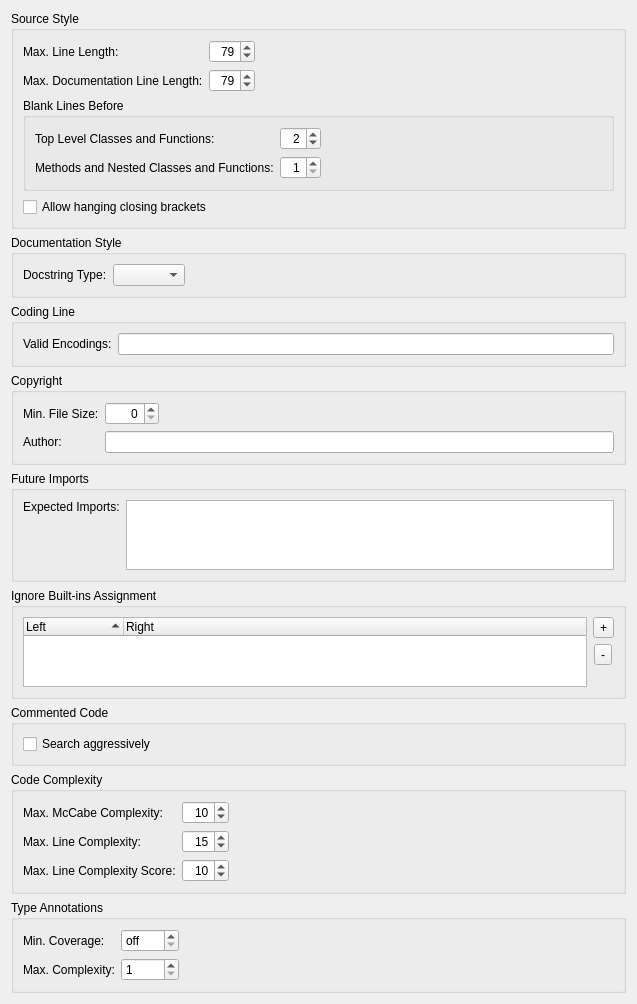
             <widget class="QWidget" name="scrollAreaWidgetContents">
              <property name="geometry">
               <rect>
                <x>0</x>
                <y>0</y>
                <width>637</width>
                <height>884</height>
               </rect>
              </property>
              <layout class="QVBoxLayout" name="verticalLayout_6">
               <item>
                <widget class="QGroupBox" name="groupBox">
                 <property name="title">
                  <string>Source Style</string>
                 </property>
                 <layout class="QVBoxLayout" name="verticalLayout_2">
                  <item>
                   <layout class="QGridLayout" name="gridLayout_5">
                    <item row="0" column="0">
                     <widget class="QLabel" name="label_5">
                      <property name="text">
                       <string>Max. Line Length:</string>
                      </property>
                     </widget>
                    </item>
                    <item row="0" column="1">
                     <widget class="QSpinBox" name="lineLengthSpinBox">
                      <property name="toolTip">
                       <string>Enter the maximum allowed line length (PEP-8: 79 characters)</string>
                      </property>
                      <property name="alignment">
                       <set>Qt::AlignRight|Qt::AlignTrailing|Qt::AlignVCenter</set>
                      </property>
                      <property name="minimum">
                       <number>60</number>
                      </property>
                      <property name="maximum">
                       <number>119</number>
                      </property>
                      <property name="value">
                       <number>79</number>
                      </property>
                     </widget>
                    </item>
                    <item row="1" column="0">
                     <widget class="QLabel" name="label_17">
                      <property name="text">
                       <string>Max. Documentation Line Length:</string>
                      </property>
                     </widget>
                    </item>
                    <item row="1" column="1">
                     <widget class="QSpinBox" name="docLineLengthSpinBox">
                      <property name="toolTip">
                       <string>Enter the maximum allowed line length (PEP-8: 79 characters)</string>
                      </property>
                      <property name="alignment">
                       <set>Qt::AlignRight|Qt::AlignTrailing|Qt::AlignVCenter</set>
                      </property>
                      <property name="minimum">
                       <number>60</number>
                      </property>
                      <property name="maximum">
                       <number>119</number>
                      </property>
                      <property name="value">
                       <number>79</number>
                      </property>
                     </widget>
                    </item>
                    <item row="0" column="2">
                     <spacer name="horizontalSpacer_3">
                      <property name="orientation">
                       <enum>Qt::Horizontal</enum>
                      </property>
                      <property name="sizeHint" stdset="0">
                       <size>
                        <width>40</width>
                        <height>20</height>
                       </size>
                      </property>
                     </spacer>
                    </item>
                   </layout>
                  </item>
                  <item>
                   <widget class="QGroupBox" name="groupBox_8">
                    <property name="title">
                     <string>Blank Lines Before</string>
                    </property>
                    <layout class="QGridLayout" name="gridLayout_3">
                     <item row="0" column="0">
                      <widget class="QLabel" name="label_15">
                       <property name="text">
                        <string>Top Level Classes and Functions:</string>
                       </property>
                      </widget>
                     </item>
                     <item row="0" column="1">
                      <widget class="QSpinBox" name="blankBeforeTopLevelSpinBox">
                       <property name="toolTip">
                        <string>Enter the number of blank lines before top level classes and functions</string>
                       </property>
                       <property name="alignment">
                        <set>Qt::AlignRight|Qt::AlignTrailing|Qt::AlignVCenter</set>
                       </property>
                       <property name="minimum">
                        <number>1</number>
                       </property>
                       <property name="maximum">
                        <number>10</number>
                       </property>
                       <property name="value">
                        <number>2</number>
                       </property>
                      </widget>
                     </item>
                     <item row="0" column="2">
                      <spacer name="horizontalSpacer_6">
                       <property name="orientation">
                        <enum>Qt::Horizontal</enum>
                       </property>
                       <property name="sizeHint" stdset="0">
                        <size>
                         <width>153</width>
                         <height>20</height>
                        </size>
                       </property>
                      </spacer>
                     </item>
                     <item row="1" column="0">
                      <widget class="QLabel" name="label_16">
                       <property name="text">
                        <string>Methods and Nested Classes and Functions:</string>
                       </property>
                      </widget>
                     </item>
                     <item row="1" column="1">
                      <widget class="QSpinBox" name="blankBeforeMethodSpinBox">
                       <property name="toolTip">
                        <string>Enter the number of blank lines before methods and nested classes or functions</string>
                       </property>
                       <property name="alignment">
                        <set>Qt::AlignRight|Qt::AlignTrailing|Qt::AlignVCenter</set>
                       </property>
                       <property name="minimum">
                        <number>1</number>
                       </property>
                       <property name="maximum">
                        <number>10</number>
                       </property>
                       <property name="value">
                        <number>1</number>
                       </property>
                      </widget>
                     </item>
                    </layout>
                   </widget>
                  </item>
                  <item>
                   <widget class="QCheckBox" name="hangClosingCheckBox">
                    <property name="toolTip">
                     <string>Select to allow hanging closing brackets</string>
                    </property>
                    <property name="text">
                     <string>Allow hanging closing brackets</string>
                    </property>
                   </widget>
                  </item>
                 </layout>
                </widget>
               </item>
               <item>
                <widget class="QGroupBox" name="groupBox_2">
                 <property name="title">
                  <string>Documentation Style</string>
                 </property>
                 <layout class="QHBoxLayout" name="horizontalLayout_3">
                  <item>
                   <widget class="QLabel" name="label_7">
                    <property name="text">
                     <string>Docstring Type:</string>
                    </property>
                   </widget>
                  </item>
                  <item>
                   <widget class="QComboBox" name="docTypeComboBox">
                    <property name="toolTip">
                     <string>Select the rule set for docstrings</string>
                    </property>
                   </widget>
                  </item>
                  <item>
                   <spacer name="horizontalSpacer_4">
                    <property name="orientation">
                     <enum>Qt::Horizontal</enum>
                    </property>
                    <property name="sizeHint" stdset="0">
                     <size>
                      <width>297</width>
                      <height>20</height>
                     </size>
                    </property>
                   </spacer>
                  </item>
                 </layout>
                </widget>
               </item>
               <item>
                <widget class="QGroupBox" name="groupBox_4">
                 <property name="title">
                  <string>Coding Line</string>
                 </property>
                 <layout class="QHBoxLayout" name="horizontalLayout_6">
                  <item>
                   <widget class="QLabel" name="label_9">
                    <property name="text">
                     <string>Valid Encodings:</string>
                    </property>
                   </widget>
                  </item>
                  <item>
                   <widget class="E5ClearableLineEdit" name="encodingsEdit">
                    <property name="toolTip">
                     <string>Enter valid encodings separated by a comma (leave empty to use defaults)</string>
                    </property>
                   </widget>
                  </item>
                 </layout>
                </widget>
               </item>
               <item>
                <widget class="QGroupBox" name="groupBox_5">
                 <property name="title">
                  <string>Copyright</string>
                 </property>
                 <layout class="QGridLayout" name="gridLayout">
                  <item row="0" column="0">
                   <widget class="QLabel" name="label_10">
                    <property name="text">
                     <string>Min. File Size:</string>
                    </property>
                   </widget>
                  </item>
                  <item row="0" column="1">
                   <widget class="QSpinBox" name="copyrightFileSizeSpinBox">
                    <property name="toolTip">
                     <string>Enter the minimum size a file must have to be checked (0 for all files)</string>
                    </property>
                    <property name="alignment">
                     <set>Qt::AlignRight|Qt::AlignTrailing|Qt::AlignVCenter</set>
                    </property>
                    <property name="maximum">
                     <number>4096</number>
                    </property>
                   </widget>
                  </item>
                  <item row="0" column="2">
                   <spacer name="horizontalSpacer_2">
                    <property name="orientation">
                     <enum>Qt::Horizontal</enum>
                    </property>
                    <property name="sizeHint" stdset="0">
                     <size>
                      <width>324</width>
                      <height>20</height>
                     </size>
                    </property>
                   </spacer>
                  </item>
                  <item row="1" column="0">
                   <widget class="QLabel" name="label_11">
                    <property name="text">
                     <string>Author:</string>
                    </property>
                   </widget>
                  </item>
                  <item row="1" column="1" colspan="2">
                   <widget class="E5ClearableLineEdit" name="copyrightAuthorEdit">
                    <property name="toolTip">
                     <string>Enter a copyright author name to check for (leave empty to omit this check)</string>
                    </property>
                   </widget>
                  </item>
                 </layout>
                </widget>
               </item>
               <item>
                <widget class="QGroupBox" name="groupBox_6">
                 <property name="title">
                  <string>Future Imports</string>
                 </property>
                 <layout class="QHBoxLayout" name="horizontalLayout_7">
                  <item>
                   <widget class="QLabel" name="label_12">
                    <property name="text">
                     <string>Expected Imports:</string>
                    </property>
                    <property name="alignment">
                     <set>Qt::AlignLeading|Qt::AlignLeft|Qt::AlignTop</set>
                    </property>
                   </widget>
                  </item>
                  <item>
                   <widget class="QListWidget" name="futuresList">
                    <property name="alternatingRowColors">
                     <bool>true</bool>
                    </property>
                    <property name="selectionMode">
                     <enum>QAbstractItemView::ExtendedSelection</enum>
                    </property>
                    <property name="sortingEnabled">
                     <bool>true</bool>
                    </property>
                   </widget>
                  </item>
                 </layout>
                </widget>
               </item>
               <item>
                <widget class="QGroupBox" name="groupBox_7">
                 <property name="title">
                  <string>Ignore Built-ins Assignment</string>
                 </property>
                 <layout class="QHBoxLayout" name="horizontalLayout_8">
                  <item>
                   <widget class="QTreeWidget" name="builtinsAssignmentList">
                    <property name="alternatingRowColors">
                     <bool>true</bool>
                    </property>
                    <property name="rootIsDecorated">
                     <bool>false</bool>
                    </property>
                    <property name="sortingEnabled">
                     <bool>true</bool>
                    </property>
                    <column>
                     <property name="text">
                      <string>Left</string>
                     </property>
                    </column>
                    <column>
                     <property name="text">
                      <string>Right</string>
                     </property>
                    </column>
                   </widget>
                  </item>
                  <item>
                   <layout class="QVBoxLayout" name="verticalLayout_5">
                    <item alignment="Qt::AlignHCenter">
                     <widget class="QToolButton" name="addBuiltinButton">
                      <property name="toolTip">
                       <string>Press to add a built-in assignment to be ignored</string>
                      </property>
                      <property name="text">
                       <string notr="true">+</string>
                      </property>
                     </widget>
                    </item>
                    <item alignment="Qt::AlignHCenter">
                     <widget class="QToolButton" name="deleteBuiltinButton">
                      <property name="toolTip">
                       <string>Press to delete the selected entries</string>
                      </property>
                      <property name="text">
                       <string notr="true">-</string>
                      </property>
                     </widget>
                    </item>
                    <item>
                     <spacer name="verticalSpacer_3">
                      <property name="orientation">
                       <enum>Qt::Vertical</enum>
                      </property>
                      <property name="sizeHint" stdset="0">
                       <size>
                        <width>20</width>
                        <height>40</height>
                       </size>
                      </property>
                     </spacer>
                    </item>
                   </layout>
                  </item>
                 </layout>
                </widget>
               </item>
               <item>
                <widget class="QGroupBox" name="groupBox_9">
                 <property name="title">
                  <string>Commented Code</string>
                 </property>
                 <layout class="QVBoxLayout" name="verticalLayout_3">
                  <item>
                   <widget class="QCheckBox" name="aggressiveCheckBox">
                    <property name="toolTip">
                     <string>Select to search for commented code more aggressively. This may increase the number of false positives.</string>
                    </property>
                    <property name="text">
                     <string>Search aggressively</string>
                    </property>
                   </widget>
                  </item>
                 </layout>
                </widget>
               </item>
               <item>
                <widget class="QGroupBox" name="groupBox_3">
                 <property name="title">
                  <string>Code Complexity</string>
                 </property>
                 <layout class="QGridLayout" name="gridLayout_4">
                  <item row="0" column="2" rowspan="2">
                   <spacer name="horizontalSpacer_5">
                    <property name="orientation">
                     <enum>Qt::Horizontal</enum>
                    </property>
                    <property name="sizeHint" stdset="0">
                     <size>
                      <width>313</width>
                      <height>20</height>
                     </size>
                    </property>
                   </spacer>
                  </item>
                  <item row="0" column="0">
                   <widget class="QLabel" name="label_8">
                    <property name="text">
                     <string>Max. McCabe Complexity:</string>
                    </property>
                   </widget>
                  </item>
                  <item row="0" column="1">
                   <widget class="QSpinBox" name="complexitySpinBox">
                    <property name="toolTip">
                     <string>Enter the maximum allowed code complexity (McCabe: 10)</string>
                    </property>
                    <property name="alignment">
                     <set>Qt::AlignRight|Qt::AlignTrailing|Qt::AlignVCenter</set>
                    </property>
                    <property name="maximum">
                     <number>100</number>
                    </property>
                    <property name="value">
                     <number>10</number>
                    </property>
                   </widget>
                  </item>
                  <item row="1" column="0">
                   <widget class="QLabel" name="label_13">
                    <property name="text">
                     <string>Max. Line Complexity:</string>
                    </property>
                   </widget>
                  </item>
                  <item row="1" column="1">
                   <widget class="QSpinBox" name="lineComplexitySpinBox">
                    <property name="toolTip">
                     <string>Enter the maximum complexity (number of nodes) for a line of code</string>
                    </property>
                    <property name="alignment">
                     <set>Qt::AlignRight|Qt::AlignTrailing|Qt::AlignVCenter</set>
                    </property>
                    <property name="maximum">
                     <number>100</number>
                    </property>
                    <property name="value">
                     <number>15</number>
                    </property>
                   </widget>
                  </item>
                  <item row="2" column="0">
                   <widget class="QLabel" name="label_14">
                    <property name="text">
                     <string>Max. Line Complexity Score:</string>
                    </property>
                   </widget>
                  </item>
                  <item row="2" column="1">
                   <widget class="QSpinBox" name="lineComplexityScoreSpinBox">
                    <property name="toolTip">
                     <string>Enter the maximum allowed median for line complexity</string>
                    </property>
                    <property name="alignment">
                     <set>Qt::AlignRight|Qt::AlignTrailing|Qt::AlignVCenter</set>
                    </property>
                    <property name="maximum">
                     <number>100</number>
                    </property>
                    <property name="value">
                     <number>10</number>
                    </property>
                   </widget>
                  </item>
                 </layout>
                </widget>
               </item>
               <item>
                <widget class="QGroupBox" name="groupBox_10">
                 <property name="title">
                  <string>Type Annotations</string>
                 </property>
                 <layout class="QGridLayout" name="gridLayout_6">
                  <item row="0" column="0">
                   <widget class="QLabel" name="label_18">
                    <property name="text">
                     <string>Min. Coverage:</string>
                    </property>
                   </widget>
                  </item>
                  <item row="0" column="1">
                   <widget class="QSpinBox" name="minAnnotationsCoverageSpinBox">
                    <property name="toolTip">
                     <string>Enter the minimum percentage of type annotations</string>
                    </property>
                    <property name="specialValueText">
                     <string>off</string>
                    </property>
                    <property name="suffix">
                     <string>%</string>
                    </property>
                    <property name="maximum">
                     <number>100</number>
                    </property>
                   </widget>
                  </item>
                  <item row="0" column="2">
                   <spacer name="horizontalSpacer_7">
                    <property name="orientation">
                     <enum>Qt::Horizontal</enum>
                    </property>
                    <property name="sizeHint" stdset="0">
                     <size>
                      <width>352</width>
                      <height>20</height>
                     </size>
                    </property>
                   </spacer>
                  </item>
                  <item row="1" column="0">
                   <widget class="QLabel" name="label_19">
                    <property name="text">
                     <string>Max. Complexity:</string>
                    </property>
                   </widget>
                  </item>
                  <item row="1" column="1">
                   <widget class="QSpinBox" name="maxAnnotationsComplexitySpinBox">
                    <property name="toolTip">
                     <string>Enter the maximum type annotation complexity</string>
                    </property>
                    <property name="minimum">
                     <number>1</number>
                    </property>
                    <property name="maximum">
                     <number>9</number>
                    </property>
                   </widget>
                  </item>
                 </layout>
                </widget>
               </item>
              </layout>
             </widget>
